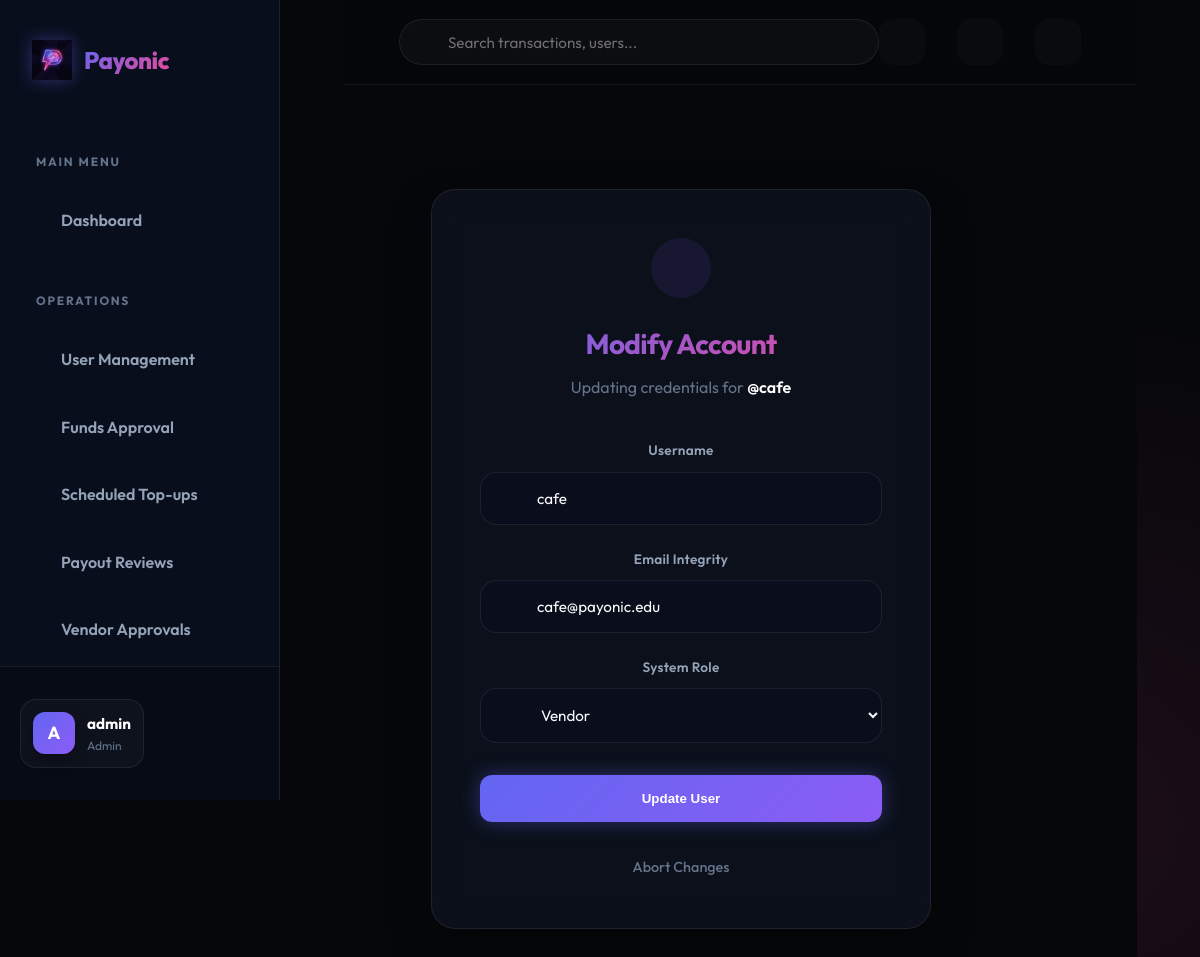
The page /admin/user/2/edit (signed in) on the database its author committed.
### app/models.py (models this page shows, shortened)
class User(UserMixin, db.Model):
    id = db.Column(db.Integer, primary_key=True)
    username = db.Column(db.String(64), index=True, unique=True, nullable=False)
    email = db.Column(db.String(120), index=True, unique=True, nullable=False)
    password_hash = db.Column(db.String(128))
    role = db.Column(db.String(20), nullable=False)  # student, vendor, admin
    is_active_user = db.Column(db.Boolean, default=True)
    phone_number = db.Column(db.String(20))
    registration_number = db.Column(db.String(50)) # For students
    student_id = db.Column(db.String(20)) # Internal ID
    vendor_name = db.Column(db.String(100)) # For vendors
    business_name = db.Column(db.String(100)) # For vendors
    business_type = db.Column(db.String(50)) # For vendors
    is_approved_vendor = db.Column(db.Boolean, default=False)
    profile_pic = db.Column(db.String(255))
    merchant_id = db.Column(db.String(50), unique=True)
    bank_name = db.Column(db.String(100))
    account_number = db.Column(db.String(50))
    account_holder_name = db.Column(db.String(100))
    wallet = db.relationship('Wallet', backref='owner', uselist=False, lazy=True)
    sent_transactions = db.relationship('Transaction', foreign_keys='Transaction.sender_id', backref='sender', lazy='dynamic')
    received_transactions = db.relationship('Transaction', foreign_keys='Transaction.receiver_id', backref='receiver', lazy='dynamic')
    qr_codes = db.relationship('QRCode', backref='vendor', lazy='dynamic')
    payout_requests = db.relationship('PayoutRequest', foreign_keys='PayoutRequest.vendor_id', backref='vendor', lazy='dynamic')
    two_factor_enabled = db.Column(db.Boolean, default=False)
    otp_secret = db.Column(db.String(32))
    low_balance_threshold = db.Column(db.Float, default=100.0) # LKR
    refund_requests = db.relationship('RefundRequest', foreign_keys='RefundRequest.user_id', backref='requester', lazy='dynamic')
    budgets = db.relationship('Budget', backref='user', lazy='dynamic')
    created_bills = db.relationship('SplitBill', backref='creator', lazy='dynamic')
    split_participations = db.relationship('SplitBillParticipant', backref='user', lazy='dynamic')
    notifications = db.relationship('Notification', backref='user', lazy='dynamic')
    @property
    def is_active(self):
        return self.is_active_user
    @property
    def unread_notification_count(self):
        return self.notifications.filter_by(is_read=False).count()

### app/admin/routes.py (the view)
@bp.route('/user/<int:id>/edit', methods=['GET', 'POST'])
@login_required
def edit_user(id):
    if current_user.role != 'admin':
        return redirect(url_for('main.index'))
    user = User.query.get_or_404(id)
    from app.admin.forms import UserEditForm
    form = UserEditForm(obj=user)
    if form.validate_on_submit():
        user.username = form.username.data
        user.email = form.email.data
        user.role = form.role.data
        db.session.commit()
        return redirect(url_for('admin.users'))
    return render_template('admin/edit_user.html', title='Edit User', form=form, user=user)

### app/admin/forms.py
class UserEditForm(FlaskForm):
    username = StringField('Username', validators=[DataRequired()])
    email = StringField('Email', validators=[DataRequired(), Email()])
    role = SelectField('Role', choices=[('student', 'Student'), ('vendor', 'Vendor'), ('admin', 'Admin')])
    submit = SubmitField('Update User')

### app/models.py (called while the page is built)
@login.user_loader
def load_user(id):
    return User.query.get(int(id))

### app/templates/admin/edit_user.html (shortened to what this page needs)
{% extends "base.html" %}
{% block content %}
<div class="animate-fade-in centered-layout" style="min-height: calc(100vh - 120px); align-items: flex-start;">
    <div class="glass-panel" style="width: 100%; max-width: 500px; padding: 3rem;">
        <div style="text-align: center; margin-bottom: 2.5rem;">
            <div
                style="width: 60px; height: 60px; border-radius: 50%; background: rgba(139, 92, 246, 0.1); color: var(--accent); display: flex; align-items: center; justify-content: center; font-size: 2rem; margin: 0 auto 1.5rem;">
            </div>
            <h1 class="text-gradient" style="font-size: 1.75rem; margin-bottom: 0.5rem;">Modify Account</h1>
            <p style="color: var(--text-dim);">Updating credentials for <span
                    style="color: white; font-weight: 600;">@{{ user.username }}</span></p>
        </div>
        <form method="POST" action="">
            <div class="form-group">
                <label class="form-label">Username</label>
                {{ form.username(class="form-control") }}
            </div>
            <div class="form-group">
                <label class="form-label">Email Integrity</label>
                {{ form.email(class="form-control") }}
            </div>
            <div class="form-group">
                <label class="form-label">System Role</label>
                {{ form.role(class="form-control") }}
            </div>
            <div style="margin-top: 2rem;">
                {{ form.submit(class="btn btn-primary", style="width: 100%; padding: 1rem; font-weight: 700; box-shadow:
                var(--shadow-neon);") }}
            </div>
        </form>
        <div style="margin-top: 2rem; text-align: center;">
            <a href="{{ url_for('admin.users') }}" style="color: var(--text-dim); font-size: 0.9rem; font-weight: 500;">
                 Abort Changes
            </a>
        </div>
    </div>
</div>
{% endblock %}

### app/templates/base.html (shortened to what this page needs)
<!doctype html>
<html lang="en">
<head>
  <link rel="stylesheet" href="{{ url_for('static', filename='css/style.css') }}">
  <link href="https://cdn.jsdelivr.net/npm/remixicon@3.5.0/fonts/remixicon.css" rel="stylesheet">
</head>
<body>
  {% set is_portal = current_user.is_authenticated %}
  <div class="{{ 'portal-layout' if is_portal else 'landing-layout' }}">
    {% if is_portal %}
    <aside class="sidebar">
      <div class="sidebar-brand">
        <a href="{{ url_for('main.index') }}" class="nav-brand">
          <img src="{{ url_for('static', filename='img/payonic_logo.png') }}" alt="Payonic Logo">
          <span class="text-gradient">Payonic</span>
        </a>
      </div>
      <nav class="sidebar-nav">
        <div class="nav-section">Main Menu</div>
        <a href="{{ url_for('main.dashboard' if current_user.role == 'student' else ('vendor.dashboard' if current_user.role == 'vendor' else 'admin.dashboard')) }}"
          class="sidebar-link {{ 'active' if request.endpoint in ['main.dashboard', 'vendor.dashboard', 'admin.dashboard'] }}">
           Dashboard
        </a>
        {% if current_user.role == 'admin' %}
        <div class="nav-section">Operations</div>
        <a href="{{ url_for('admin.users') }}" class="sidebar-link {{ 'active' if request.endpoint == 'admin.users' }}">
           User Management
        </a>
        <a href="{{ url_for('admin.requests') }}"
          class="sidebar-link {{ 'active' if request.endpoint == 'admin.requests' }}">
           Funds Approval
        </a>
        <a href="{{ url_for('admin.manage_scheduled_topups') }}"
          class="sidebar-link {{ 'active' if request.endpoint == 'admin.manage_scheduled_topups' }}">
           Scheduled Top-ups
        </a>
        <a href="{{ url_for('admin.payouts') }}"
          class="sidebar-link {{ 'active' if request.endpoint == 'admin.payouts' }}">
           Payout Reviews
        </a>
        <a href="{{ url_for('admin.pending_vendors') }}"
          class="sidebar-link {{ 'active' if request.endpoint == 'admin.pending_vendors' }}">
           Vendor Approvals
        </a>
        {% endif %}
      </nav>
      <div class="sidebar-footer">
        <div class="user-pill">
          <div class="user-avatar"
            style="overflow: hidden; display: flex; align-items: center; justify-content: center;">
            {% if current_user.profile_pic %}
            <img src="{{ url_for('static', filename=current_user.profile_pic) }}" alt="P"
              style="width: 100%; height: 100%; object-fit: cover;">
            {% else %}
            {{ current_user.username[0]|upper }}
            {% endif %}
          </div>
          <div class="user-info">
            <div class="user-name">{{ current_user.username }}</div>
            <div class="user-role">{{ current_user.role }}</div>
          </div>
        </div>
        <a href="{{ url_for('auth.logout') }}" class="logout-btn" title="Logout">
        </a>
      </div>
    </aside>
    {% endif %}
    <main class="{{ 'main-wrapper' if is_portal else 'landing-main' }}">
      {% if is_portal %}
      <header class="portal-header">
        <div class="header-search">
          <input type="text" placeholder="Search transactions, users...">
        </div>
        <div class="header-actions">
          <a href="{{ url_for('main.notifications') }}" class="action-icon">
          </a>
          <button id="theme-toggle" class="action-icon"
            style="border: none; cursor: pointer; color: var(--text-dim); outline: none;">
          </button>
          <a href="{{ url_for('main.settings') }}" class="action-icon">
          </a>
        </div>
      </header>
      {% endif %}
      <div class="{{ 'portal-content' if is_portal else 'container landing-content' }}">
        {% block content %}{% endblock %}
      </div>
    </main>
  </div>
</body>
</html>

### rows shown on the page
User: username "A", username "admin", role "Admin"
User: username "cafe", email "cafe@payonic.edu", role "Vendor"
